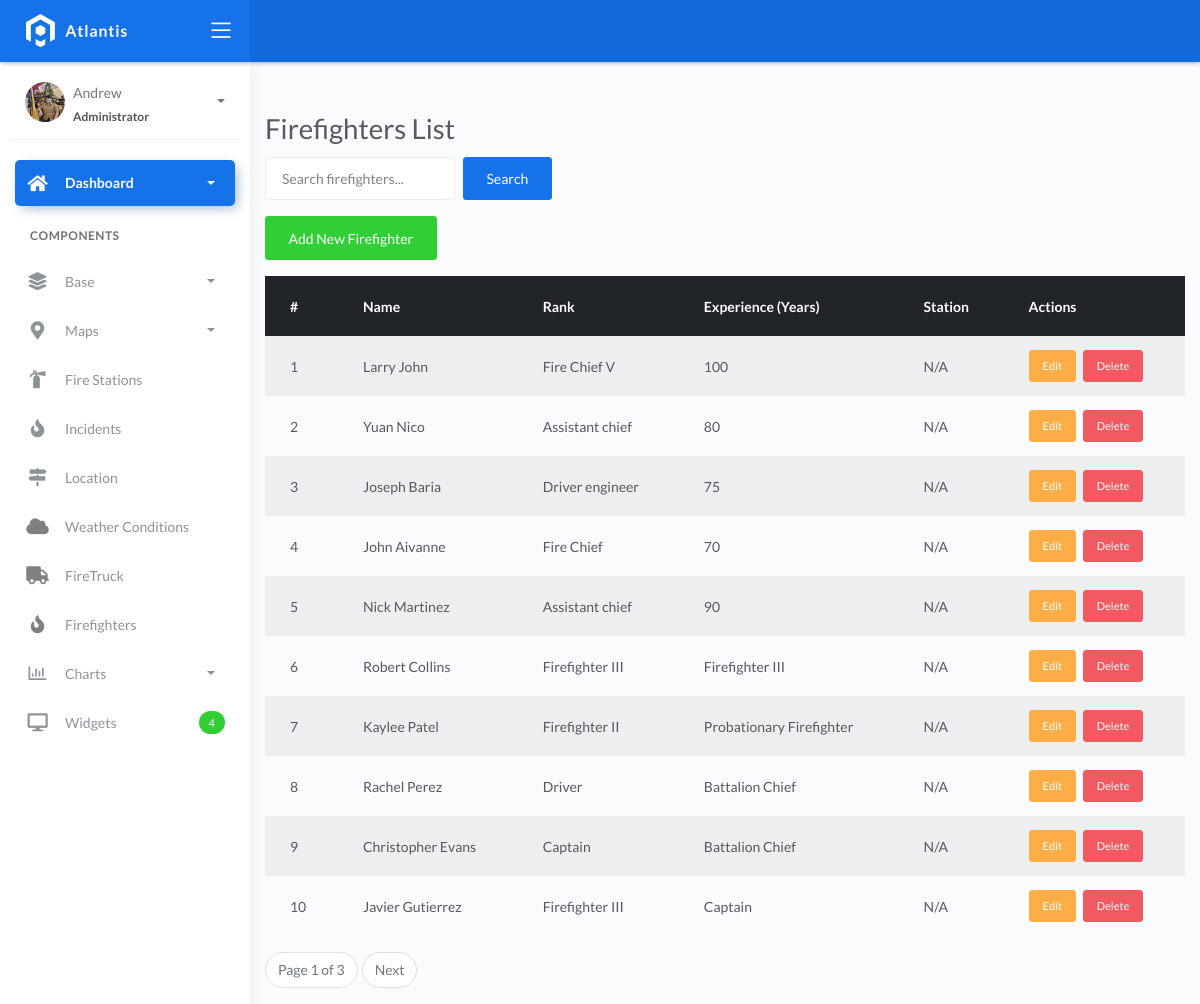
Page /firefighters/ on the earlier database version.
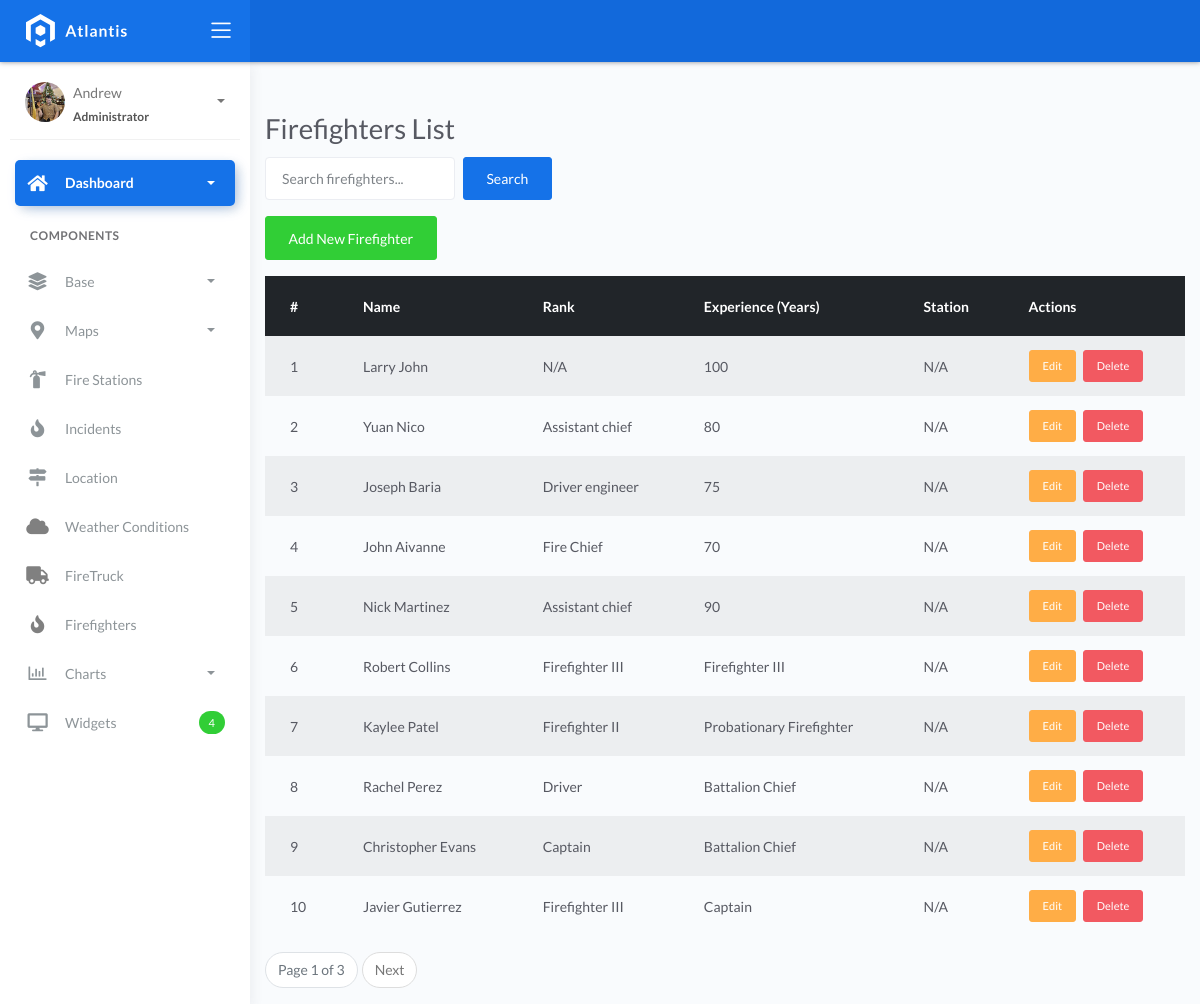
Same page on the later database version.
### fire/models.py (models this page shows, shortened)
class BaseModel(models.Model):
    created_at = models.DateTimeField(auto_now_add=True, db_index=True)
    updated_at = models.DateTimeField(auto_now=True)
    class Meta:
        abstract = True

class Firefighters(BaseModel):
    XP_CHOICES = (
        ('Probationary Firefighter', 'Probationary Firefighter'),
        ('Firefighter I', 'Firefighter I'),
        ('Firefighter II', 'Firefighter II'),
        ('Firefighter III', 'Firefighter III'),
        ('Driver', 'Driver'),
        ('Captain', 'Captain'),
        ('Battalion Chief', 'Battalion Chief'),)
    name = models.CharField(max_length=150)
    rank = models.CharField(
        max_length=150,
        choices=XP_CHOICES,
        null=True, # Or set a default rank
        blank=True
    )
    experience_level = models.CharField(max_length=150)
    station = models.ForeignKey(
        FireStation,
        on_delete=models.SET_NULL, # Or models.PROTECT, or models.CASCADE depending on desired behavior
        null=True,
        blank=True,
        related_name='firefighters' # Optional: for easier reverse lookups from FireStation
    )

### fire/views.py (the view)
# urls.py: path('firefighters/', FirefightersListView.as_view(), name='firefighters-list'),
class FirefightersListView(ListView):
    model = Firefighters
    context_object_name = 'object_list'
    template_name = 'firefighter_list.html'
    paginate_by = 10
    def get_queryset(self, *args, **kwargs):
        qs = super().get_queryset(*args, **kwargs)
        query = self.request.GET.get("q")
        if query:
            qs = qs.filter(Q(name__icontains=query))
        return qs

### templates/firefighter_list.html (shortened to what this page needs)
{% extends "base.html" %}
{% block content %}
<div class="container mt-5">
    <h1>Firefighters List</h1>
    <form method="get" class="form-inline mb-3">
        <input type="text" name="q" class="form-control mr-sm-2" placeholder="Search firefighters..." value="{{ request.GET.q|default_if_none:'' }}">
        <button type="submit" class="btn btn-primary">Search</button>
    </form>
    <a href="{% url 'firefighters-add' %}" class="btn btn-success mb-3">Add New Firefighter</a>
    <table class="table table-striped">
        <thead class="thead-dark">
            <tr>
                <th>#</th>
                <th>Name</th>
                <th>Rank</th>
                <th>Experience (Years)</th>
                <th>Station</th>
                <th>Actions</th>
            </tr>
        </thead>
        <tbody>
        {% for firefighter in object_list %}
            <tr>
                <td>{{ forloop.counter0|add:page_obj.start_index|default_if_none:forloop.counter }}</td>
                <td>{{ firefighter.name|default:"N/A" }}</td>
                <td>{{ firefighter.rank|default:"N/A" }}</td>
                <td>{{ firefighter.experience_level|default:"N/A" }}</td>
                <td>{{ firefighter.get_station_display|default:firefighter.station|default:"N/A" }}</td>
                <td>
                    <a href="{% url 'firefighters-update' firefighter.pk %}" class="btn btn-warning btn-sm mr-1">Edit</a>
                    <a href="{% url 'firefighters-delete' firefighter.pk %}" class="btn btn-danger btn-sm">Delete</a>
                </td>
            </tr>
        {% empty %}
            <tr>
                <td colspan="6">No firefighters found.</td>
            </tr>
        {% endfor %}
        </tbody>
    </table>
    {% if is_paginated %}
        <nav>
            <ul class="pagination">
                <li class="page-item disabled">
                    <span class="page-link">Page {{ page_obj.number }} of {{ page_obj.paginator.num_pages }}</span>
                </li>
                {% if page_obj.has_next %}
                    <li class="page-item">
                        <a class="page-link" href="?{% if request.GET.q %}q={{ request.GET.q }}&{% endif %}page={{ page_obj.next_page_number }}">Next</a>
                    </li>
                {% endif %}
            </ul>
        </nav>
    {% endif %}
</div>
{% endblock %}

Differences in the rows shown:
changed Firefighters "Larry John": rank "Fire Chief V" → "N/A"
